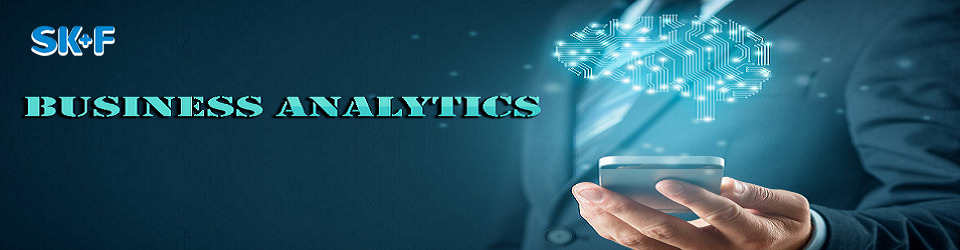
#> input picture Assignment/images/new_ai.jpeg, 960 x 250 px
$ python banner.py
#> lines starting #> are read from the running program, lines starting #| are printed output that depends on the picture
from datetime import  datetime
import pytz
from PIL import Image,ImageDraw,ImageFont

date = datetime.today()
day = "Upto" + str(date.day) + '/' + str(date.month) + '/' + str(date.year)
tz_NY = pytz.timezone('Asia/Dhaka')
datetime_BD = datetime.now(tz_NY)
time = datetime_BD.strftime("%I:%M %p")
#print(time)
date = datetime.today()
#x = dd.datetime.now()
#day = str(date.day) + '-' + str(x.strftime("%b")) + '-' + str(date.year)
tz_NY = pytz.timezone('Asia/Dhaka')
datetime_BD = datetime.now(tz_NY)
time = datetime_BD.strftime("%I:%M %p")
print(time)

img = Image.open("./images/new_ai.jpeg")
#> img is the input picture: PIL image 960x250 RGB; mean R, G, B 37.8, 81.9, 98.9
title = ImageDraw.Draw(img)
timestore = ImageDraw.Draw(img)
tag = ImageDraw.Draw(img)
branch = ImageDraw.Draw(img)
font = ImageFont.truetype("./Fonts/Stencil_Regular.ttf", 35, encoding="unic")
font1 = ImageFont.truetype("./Fonts/ROCK.ttf", 35, encoding="unic")
font2 = ImageFont.truetype("./Fonts/ROCK.ttf", 18, encoding="unic")
report_name = ''
#
# tag.text((18, 8), 'SK+F', (255, 255, 255), font=font)
branch.text((25, 130), report_name + "Assignment Banner (Dulal)", (255, 209, 0), font=font1)
timestore.text((175, 175), "Upto " + day + "," + time, (255, 255, 255), font=font2)
print(time)
img.save("./images/all_banner_ai.png")
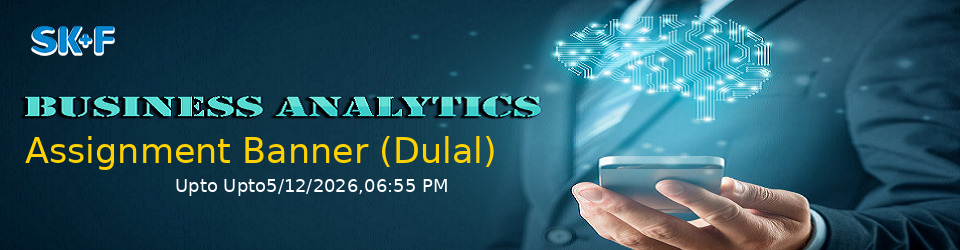
#> saved as all_banner_ai.png: PIL image 960x250 RGB; mean R, G, B 42.4, 85.2, 98.7

print('Banner created for :All ')
